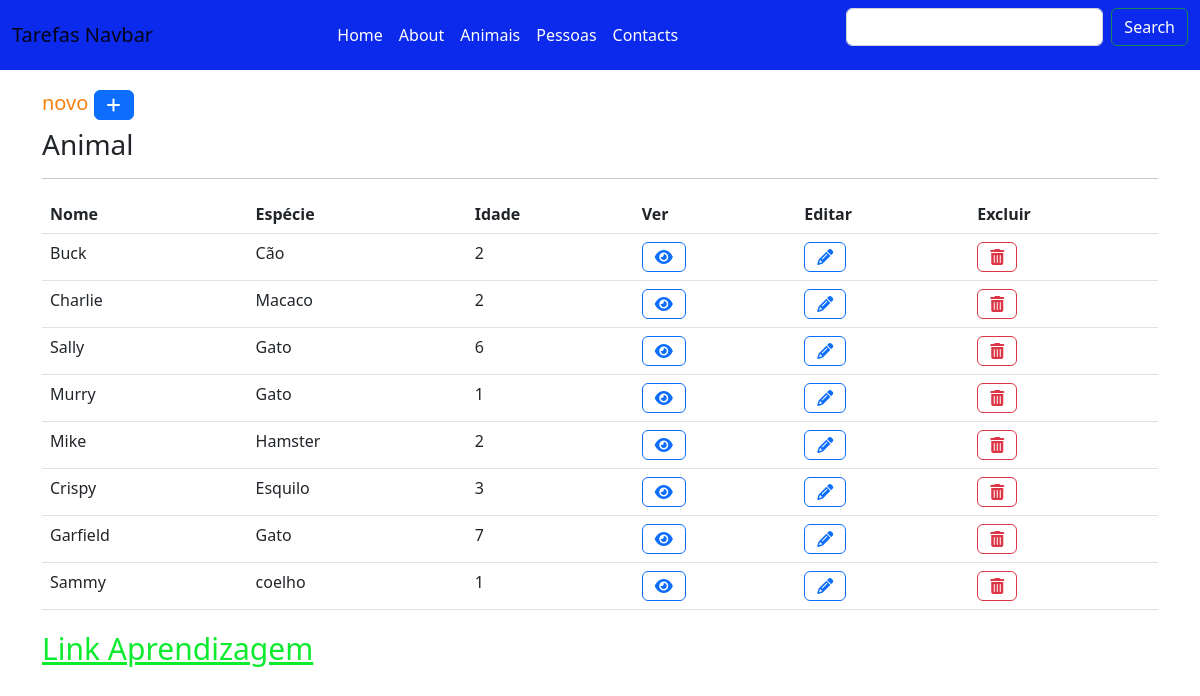
The app's page /lista/ with its own data.
### apps/animal/models.py (models this page shows, shortened)
class Animal(models.Model):
    nome = models.CharField(max_length=50)
    especie = models.CharField(max_length=30)
    idade = models.IntegerField()

### apps/animal/views.py (the view)
# urls.py: path('lista/', AnimalListView.as_view(), name='lista'),
class AnimalListView(ListView):
    model = Animal

### apps/animal/templates/animal/animal_list.html
{% extends "base.html" %}
{% block content %}
<h4>novo <a class="btn btn-primary" href="{% url 'animal:novo' %}"><i class="fa-solid fa-plus"></i></a></h4>
<table class="table">
    <h3>Animal</h3>
    <hr>
<tr>
    <th>Nome</th>
    <th>Espécie</th>
    <th>Idade</th>
    <th>Ver</th>
    <th>Editar</th>
    <th>Excluir</th>
</tr>
{% for object in object_list %}
<tr>
    <td>{{ object.nome }}</td>
    <td>{{ object.especie }}</td>
    <td>{{ object.idade }}</td>
    <td><a class="btn btn-outline-primary" href="{% url 'animal:detalhe' object.id %}"><i class="fa-solid fa-eye"></i></a></td>
    <td><a class="btn btn-outline-primary" href="{% url 'animal:atualizar' object.id %}"><i class="fa-solid fa-pencil"></td>
    <td><a class="btn btn-outline-danger" href="{% url 'animal:eliminar' object.id %}"><i class="fa-solid fa-trash-can"></td>
</tr>
{% endfor %}
</table>
{% endblock %}

### templates/css/base.css (style rules this page uses)
h4 { color: rgb(244, 129, 15); font-size: 20px; }
a { color: rgb(13, 235, 46); font-size: 30px; }

### records on screen
Animal: nome "Buck", especie "Cão", idade "2"
Animal: nome "Charlie", especie "Macaco", idade "2"
Animal: nome "Sally", especie "Gato", idade "6"
Animal: nome "Murry", especie "Gato", idade "1"
Animal: nome "Mike", especie "Hamster", idade "2"
Animal: nome "Crispy", especie "Esquilo", idade "3"
Animal: nome "Garfield", especie "Gato", idade "7"
Animal: nome "Sammy", especie "coelho", idade "1"
